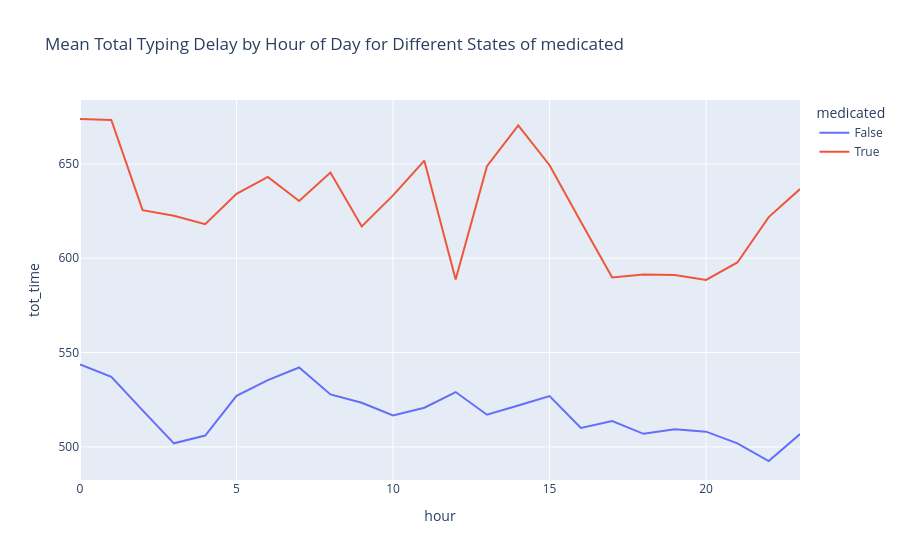

The cell this chart's notebook holds for it:
### Code cell
plot_things('medicated')

### Figure 1 — Plotly figure (JSON) as saved in the notebook; plotly's stock layout.template omitted (floating-point values rounded to 4 significant figures)
{"data": [{"hovertemplate": "medicated=False<br>hour=%{x}<br>tot_time=%{y}<extra></extra>", "legendgroup": "False", "line": {"color": "#636efa", "dash": "solid"}, "marker": {"symbol": "circle"}, "mode": "lines", "name": "False", "orientation": "v", "showlegend": true, "type": "scatter", "x": [0, 1, 2, 3, 4, 5, 6, 7, 8, 9, 10, 11, 12, 13, 14, 15, 16, 17, 18, 19, 20, 21, 22, 23], "xaxis": "x", "y": [543.8, 537.1, 519.4, 501.9, 506.0, 527.1, 535.4, 542.1, 527.8, 523.4, 516.7, 520.8, 529.1, 517.0, 522.0, 526.9, 510.0, 513.7, 506.9, 509.4, 508.1, 501.9, 492.5, 506.8], "yaxis": "y"}, {"hovertemplate": "medicated=True<br>hour=%{x}<br>tot_time=%{y}<extra></extra>", "legendgroup": "True", "line": {"color": "#EF553B", "dash": "solid"}, "marker": {"symbol": "circle"}, "mode": "lines", "name": "True", "orientation": "v", "showlegend": true, "type": "scatter", "x": [0, 1, 2, 3, 4, 5, 6, 7, 8, 9, 10, 11, 12, 13, 14, 15, 16, 17, 18, 19, 20, 21, 22, 23], "xaxis": "x", "y": [673.8, 673.3, 625.5, 622.5, 618.1, 634.2, 643.1, 630.4, 645.4, 616.9, 633.3, 651.7, 588.7, 648.8, 670.5, 649.3, 619.4, 589.9, 591.4, 591.2, 588.5, 597.8, 621.8, 636.7], "yaxis": "y"}], "layout": {"legend": {"title": {"text": "medicated"}, "tracegroupgap": 0}, "title": {"text": "Mean Total Typing Delay by Hour of Day for Different States of medicated"}, "xaxis": {"anchor": "y", "domain": [0, 1], "title": {"text": "hour"}}, "yaxis": {"anchor": "x", "domain": [0, 1], "title": {"text": "tot_time"}}}}
